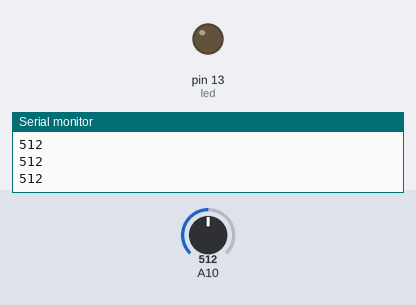
Recording of a sketch running on a simulated Arduino Mega 2560, built with avr-gcc and run on an emulated ATmega2560. Parts: output pins drawn as LEDs (lit = HIGH), the last lines printed to the serial monitor. The inputs (shaded band) are chosen by the test bench; at power-on: A10 = 512.

Above: at 1.2 s.
1.3 s: A10 set to 311
2.8 s: A10 set to 283
At 3.8 s:
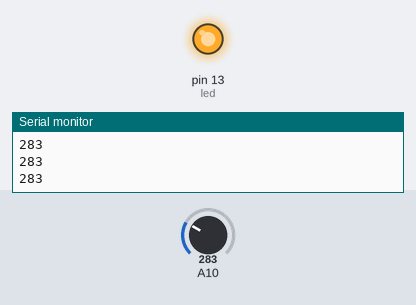
4.3 s: A10 set to 306
At 4.9 s:
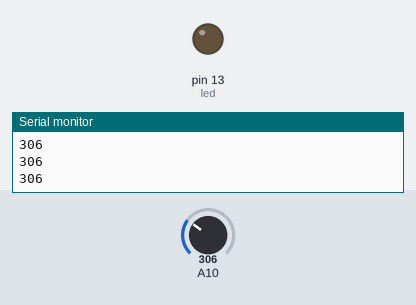
5.8 s: A10 set to 122
At 6.1 s:
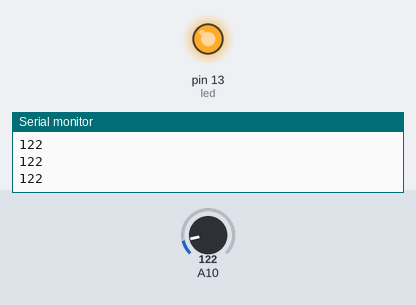
Timing chart, 0 to 8.3 s (numbered marks = the images above; inputs shaded):
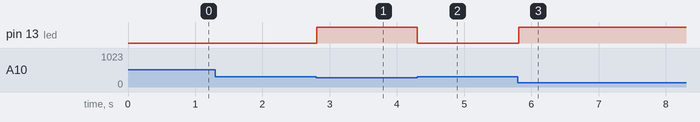

Measured:
- the behaviour switches between 300 and 299 on A10 (found by bisection; images 0 and 1)
- after the input at 2.8 s, pin 13 (led): LOW → HIGH at once
- after the input at 4.3 s, pin 13 (led): HIGH → LOW at once
- after the input at 5.8 s, pin 13 (led): LOW → HIGH at once

The sketch:

HW2-1.ino
```cpp
int pin = 42;
int value;
int led = 13;
int threhold = 300;
//setup
void setup()
{
	pinMode(pin, INPUT);
	pinMode(led, OUTPUT);
	Serial.begin(9600);
}
//loop
void loop()
{
	value = analogRead(pin);
	Serial.println(value);
	if(value<threhold)
	{
		digitalWrite(led, HIGH);
	}
	else
	{
		digitalWrite(led, LOW);
	}
}
```
